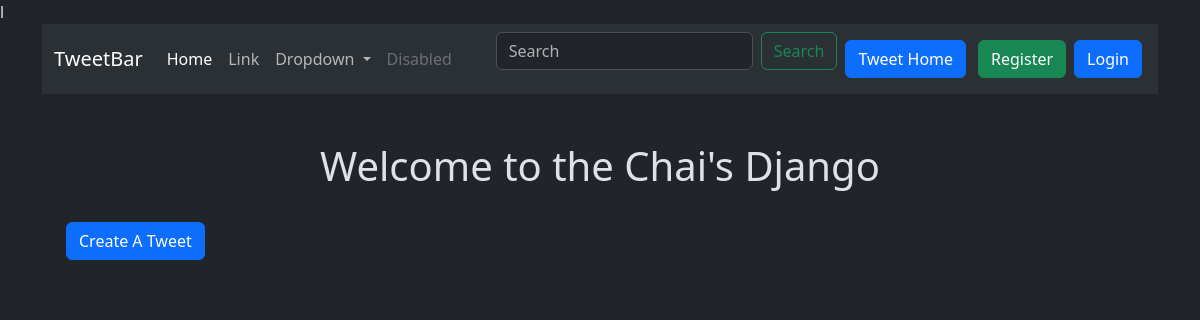
Page /tweet/ on the earlier database version.
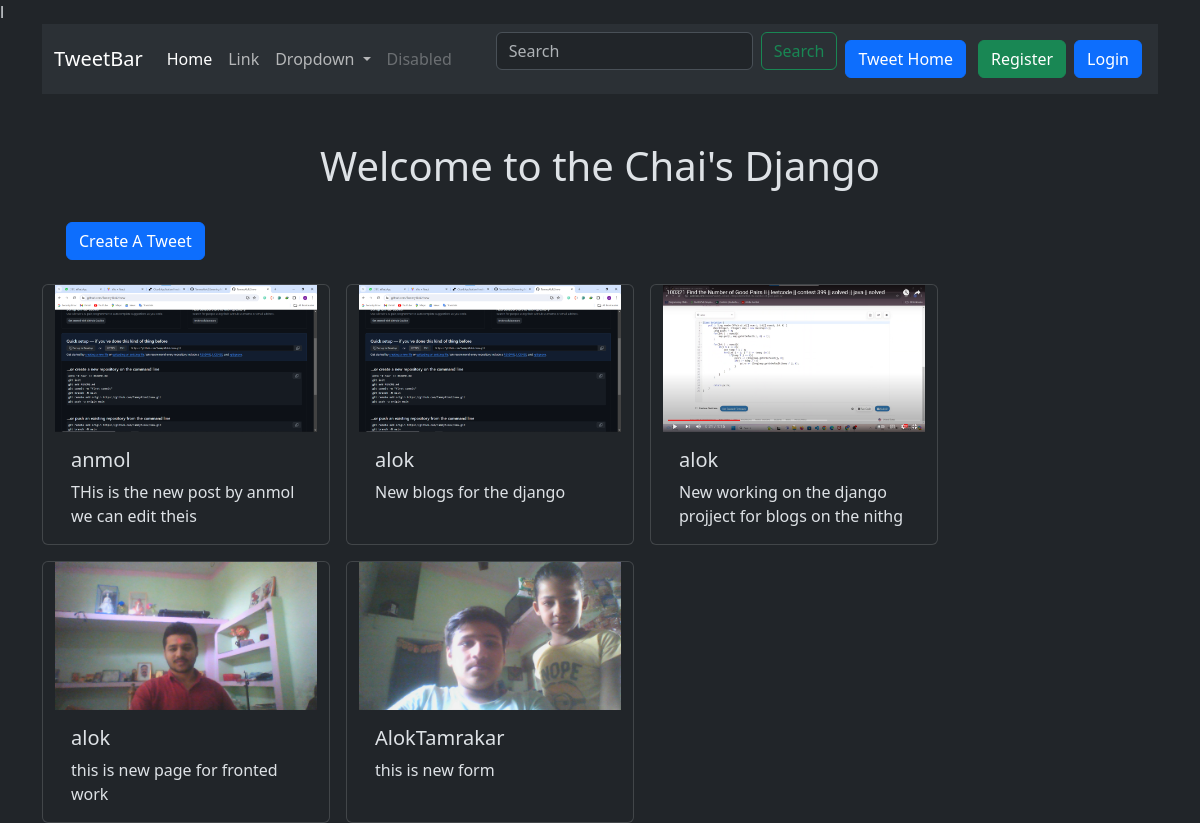
Same page on the later database version.
### tweet/models.py (models this page shows)
class Tweet(models.Model):
    user = models.ForeignKey(User,on_delete=models.CASCADE)
    text = models .TextField(max_length=240)
    photo = models.ImageField(upload_to='photos/',blank=True,null=True)
    created_at = models.DateTimeField(auto_now_add=True)
    updated_at = models.DateTimeField(auto_now=True)

### tweet/views.py (the view)
# urls.py: path('', views.tweet_list,name='tweet_list'),
def tweet_list(request):
    tweets = Tweet.objects.all().order_by('-created_at')
    return render(request,'tweet_list.html',{'tweets':tweets})

### tweet/templates/tweet_list.html (shortened to what this page needs)
{% extends "layout.html" %}
{% block content %}
<h1 class = 'mt-5 text-center'>  Welcome to the Chai's Django</h1>
<a href="{%  url  'tweet_create'  %}" class=" m-4 btn btn-primary ">Create A Tweet </a>
<div class="container row gap-3">
    {% for tweet in tweets %}
    <div class="card" style="width: 18rem;">
        <img class="" src="{{ tweet.photo.url }}" alt="Card image cap">
        <div class="card-body">
          <h5 class="card-title">{{tweet.user.username}}</h5>
          <p class="card-text">{{tweet.text}}</p>
        </div>
      </div>
    {% endfor %}
</div>
{% endblock %}

### tweet/templates/layout.html (shortened to what this page needs)
l{% load static %}
<!DOCTYPE html>
<html lang="en"  data-bs-theme="dark">
<head>
        <link href="https://cdn.jsdelivr.net/npm/bootstrap@5.3.3/dist/css/bootstrap.min.css" rel="stylesheet">
</head>
<body>
    <div class="container">
    <nav class="navbar navbar-expand-lg bg-body-tertiary">
  <div class="container-fluid">
    <a class="navbar-brand" href="#">TweetBar </a>
    <div class="collapse navbar-collapse" id="navbarSupportedContent">
      <ul class="navbar-nav me-auto mb-2 mb-lg-0">
        <li class="nav-item">
          <a class="nav-link active" aria-current="page" href="#">Home</a>
        </li>
        <li class="nav-item">
          <a class="nav-link" href="#">Link</a>
        </li>
        <li class="nav-item dropdown">
          <a class="nav-link dropdown-toggle" href="#" role="button" data-bs-toggle="dropdown" aria-expanded="false">
            Dropdown
          </a>
        </li>
        <li class="nav-item">
          <a class="nav-link disabled" aria-disabled="true">Disabled</a>
        </li>
      </ul>
      <form class="d-flex" role="search">
        <input class="form-control me-2" type="search" placeholder="Search" aria-label="Search">
        <button class="btn btn-outline-success" type="submit">Search</button>
      </form>
      <a href="{% url 'tweet_list' %}" class="btn btn-primary mx-2"> Tweet Home</a>
      {% if user.is_authenticated %}
      <form method="post" action="{% url 'logout' %}">
        {% csrf_token %}
        <button class="btn btn-danger mx-2" type="submit">Logout</button>
      </form>
      {% else %}
      <a href="{% url 'register' %}" class="btn btn-success m-1">Register </a>
      <a href="{% url 'login' %}" class="btn btn-primary m-1">Login </a>
      {% endif %}
    </div>
  </div>
</nav>
        {% block content %}CHai aur code  {% endblock %}
    </div>
</body>
</html>

Differences in the rows shown:
added Tweet: photo (picture), user.username "anmol", text "THis is the new post by anmol we can edit theis"
added Tweet: photo (picture), user.username "alok", text "New blogs for the django"
added Tweet: photo (picture), user.username "alok", text "New working on the django projject for blogs on the nithg"
added Tweet: photo (picture), user.username "alok", text "this is new page for fronted work"
added Tweet: photo (picture), user.username "AlokTamrakar", text "this is new form"
